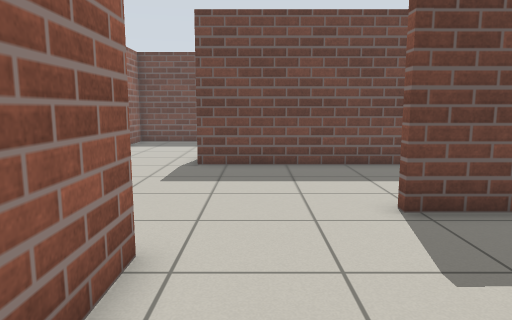
View 1 (above)

17 first-person views from a walk through a world built for the Gazebo simulator. The camera is 0.94 m above the floor, tilts 8° down and sees 70° across. The floor is counted in squares, 0.5 m on a side. Each view is taken from the middle of a square. On the plan, view 1 faces up. The plan holds only what a view shows up to about 18 squares ahead; the rest is blank. The robots in the file are not drawn.

View 2
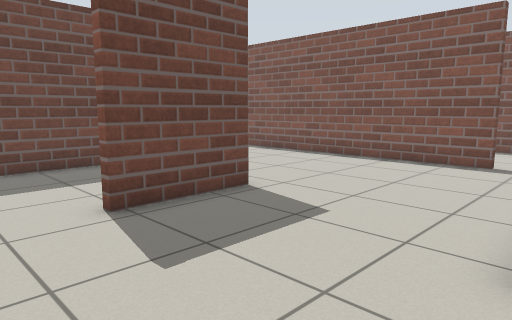

View 3
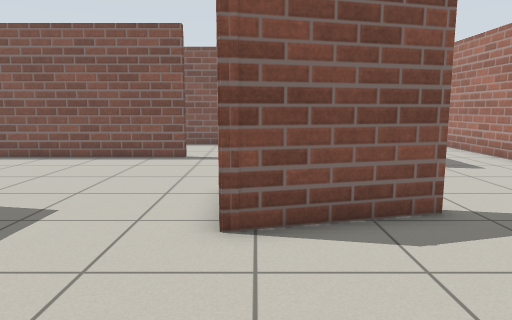

View 4
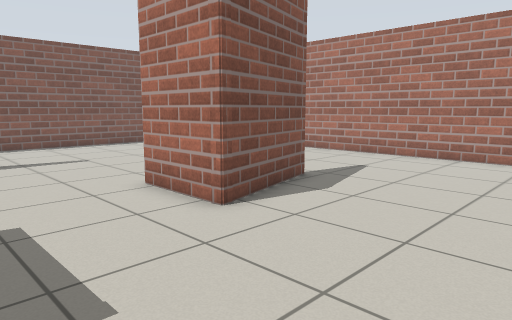

View 5
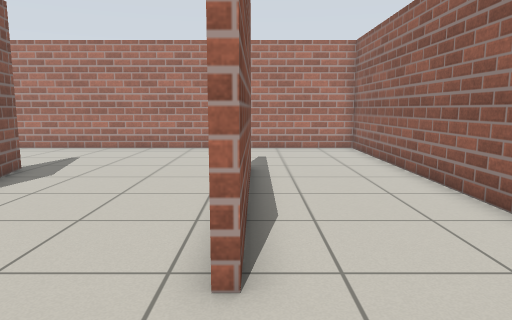

View 6
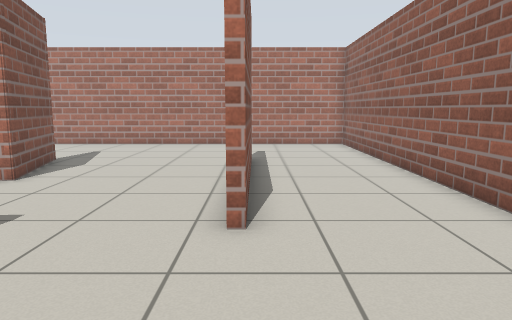

View 7
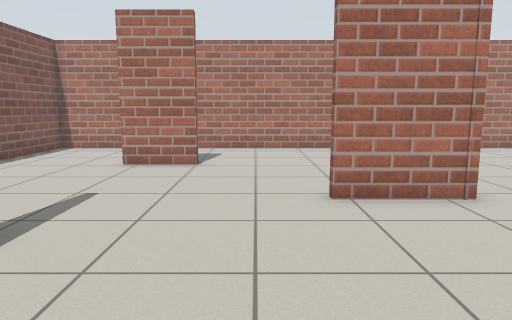

View 8
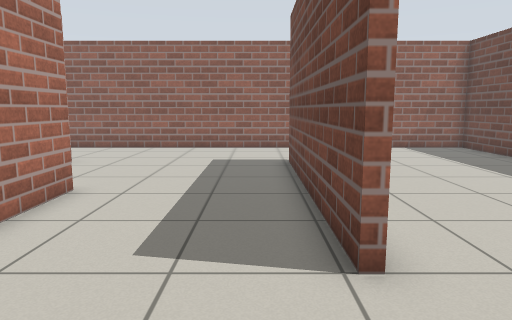

View 9
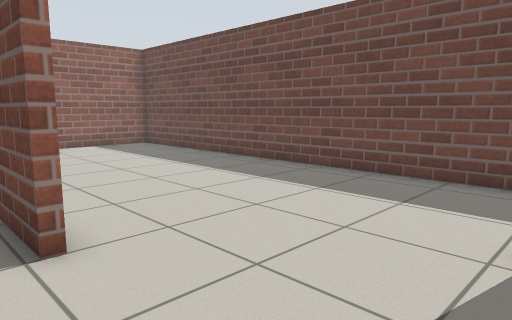

View 10
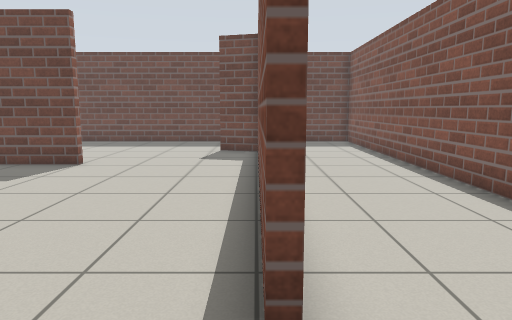

View 11
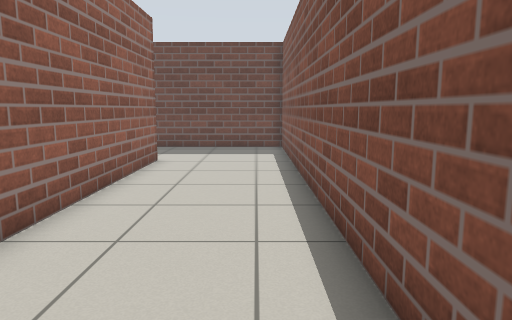

View 12
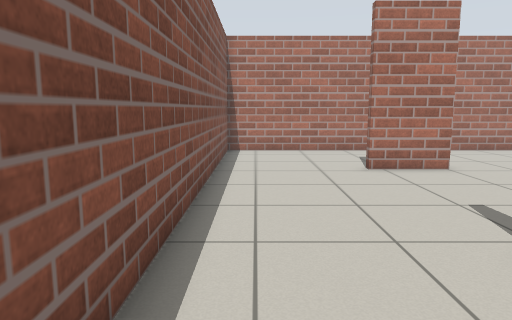

View 13
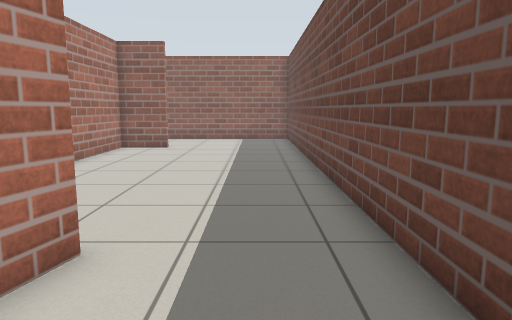

View 14
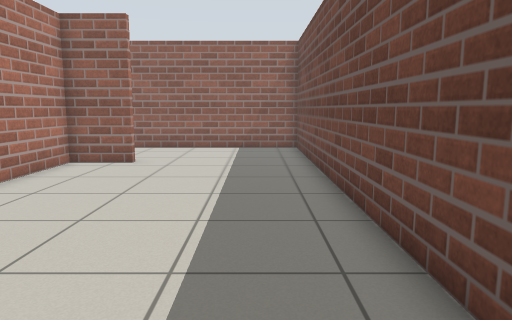

View 15
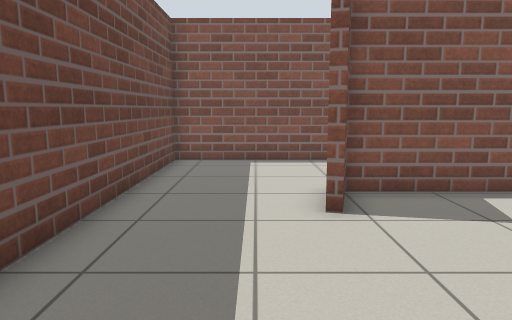

View 16
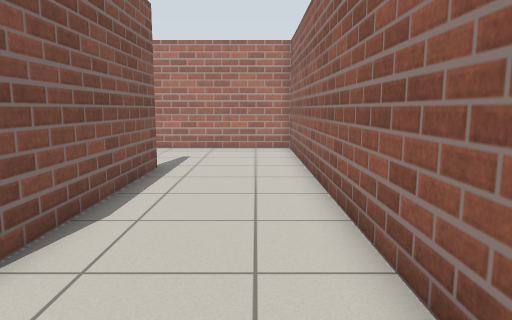

View 17
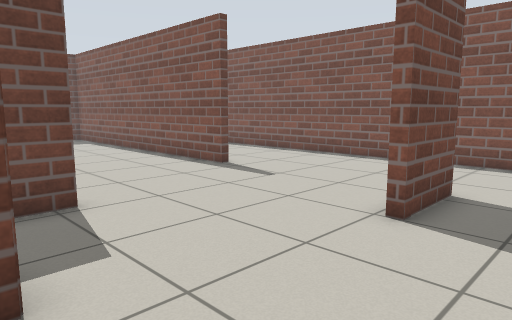

### Floor plan
Ten units are one square. View 1 is at (0, 0); x grows to the right and y downward. Boxes are objects, and circles mark ways between rooms. Rooms are numbered by the first view taken in them; rooms with no view inside come last. Other rooms are left out.
<svg viewBox="-71 -215 259 314">
<path fill="none" stroke="#000" d="M75 -3 63 -3M63 -65 27 -65 27 -68 53 -68M54 33 44 -6 75 -6M135 -28 131 -28 131 -115M-15 -45 -15 -20M110 42 134 42 134 45 110 45 110 42M71 -122 -20 -122M-18 36 -18 -45M134 -161 134 -79M-66 -155 -66 94 183 94 183 -210 136 -210M-15 -148 -15 -125 31 -125M114 -167 125 -164M136 -210 -66 -210 -66 -155M131 -115 131 -160 114 -164"/>
<circle cx="-35" cy="-158" r="3" fill="#2a7"/>
<circle cx="100" cy="-120" r="3" fill="#2a7"/>
<circle cx="125" cy="-185" r="3" fill="#2a7"/>
<text x="60" y="-30">1</text>
<text x="40" y="-170">2</text>
</svg>
Room 1 opens to room 2.

Where each view was taken, in squares from view 1:
view 1: 0 up, 0 right, facing up
view 2: 0 up, 0 right, facing up-right
view 3: 0 up, 1 left, facing right
view 4: 5 up, 1 left, facing down-right
view 5: 8 up, 2 left, facing down
view 6: 10 up, 2 left, facing down
view 7: 8 up, 9 right, facing down
view 8: 11 up, 11 right, facing left
view 9: 11 up, 12 right, facing up-left
view 10: 0 up, 13 right, facing up
view 11: 3 up, 17 right, facing up
view 12: 7 up, 17 right, facing down
view 13: 19 up, 16 right, facing left
view 14: 19 up, 11 right, facing left
view 15: 18 up, 5 right, facing right
view 16: 8 up, 5 left, facing down
view 17: 7 down, 5 right, facing up-right
